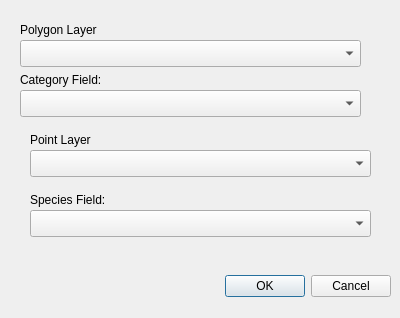
<?xml version="1.0" encoding="UTF-8"?>
<ui version="4.0">
 <class>DiversityCalcDialogBase</class>
 <widget class="QDialog" name="DiversityCalcDialogBase">
  <property name="geometry">
   <rect>
    <x>0</x>
    <y>0</y>
    <width>400</width>
    <height>318</height>
   </rect>
  </property>
  <property name="windowTitle">
   <string>Natural Parks Diversity Calculator</string>
  </property>
  <widget class="QDialogButtonBox" name="button_box">
   <property name="geometry">
    <rect>
     <x>50</x>
     <y>270</y>
     <width>341</width>
     <height>32</height>
    </rect>
   </property>
   <property name="orientation">
    <enum>Qt::Horizontal</enum>
   </property>
   <property name="standardButtons">
    <set>QDialogButtonBox::Cancel|QDialogButtonBox::Ok</set>
   </property>
  </widget>
  <widget class="QLabel" name="label">
   <property name="geometry">
    <rect>
     <x>20</x>
     <y>20</y>
     <width>91</width>
     <height>20</height>
    </rect>
   </property>
   <property name="text">
    <string>Polygon Layer</string>
   </property>
  </widget>
  <widget class="QgsMapLayerComboBox" name="mcbPoly">
   <property name="geometry">
    <rect>
     <x>20</x>
     <y>40</y>
     <width>341</width>
     <height>27</height>
    </rect>
   </property>
   <property name="showCrs">
    <bool>true</bool>
   </property>
  </widget>
  <widget class="QLabel" name="label_2">
   <property name="geometry">
    <rect>
     <x>20</x>
     <y>70</y>
     <width>91</width>
     <height>20</height>
    </rect>
   </property>
   <property name="text">
    <string>Category Field:</string>
   </property>
  </widget>
  <widget class="QgsFieldComboBox" name="fcbCategory">
   <property name="geometry">
    <rect>
     <x>20</x>
     <y>90</y>
     <width>341</width>
     <height>27</height>
    </rect>
   </property>
  </widget>
  <widget class="QgsMapLayerComboBox" name="mcbPoint">
   <property name="geometry">
    <rect>
     <x>30</x>
     <y>150</y>
     <width>341</width>
     <height>27</height>
    </rect>
   </property>
   <property name="showCrs">
    <bool>true</bool>
   </property>
  </widget>
  <widget class="QLabel" name="label_3">
   <property name="geometry">
    <rect>
     <x>30</x>
     <y>130</y>
     <width>91</width>
     <height>20</height>
    </rect>
   </property>
   <property name="text">
    <string>Point Layer</string>
   </property>
  </widget>
  <widget class="QgsFieldComboBox" name="fcbSpecies">
   <property name="geometry">
    <rect>
     <x>30</x>
     <y>210</y>
     <width>341</width>
     <height>27</height>
    </rect>
   </property>
  </widget>
  <widget class="QLabel" name="label_4">
   <property name="geometry">
    <rect>
     <x>30</x>
     <y>190</y>
     <width>91</width>
     <height>20</height>
    </rect>
   </property>
   <property name="text">
    <string>Species Field:</string>
   </property>
  </widget>
 </widget>
 <customwidgets>
  <customwidget>
   <class>QgsFieldComboBox</class>
   <extends>QComboBox</extends>
   <header>qgsfieldcombobox.h</header>
  </customwidget>
  <customwidget>
   <class>QgsMapLayerComboBox</class>
   <extends>QComboBox</extends>
   <header>qgsmaplayercombobox.h</header>
  </customwidget>
 </customwidgets>
 <resources/>
 <connections>
  <connection>
   <sender>button_box</sender>
   <signal>accepted()</signal>
   <receiver>DiversityCalcDialogBase</receiver>
   <slot>accept()</slot>
   <hints>
    <hint type="sourcelabel">
     <x>20</x>
     <y>20</y>
    </hint>
    <hint type="destinationlabel">
     <x>20</x>
     <y>20</y>
    </hint>
   </hints>
  </connection>
  <connection>
   <sender>button_box</sender>
   <signal>rejected()</signal>
   <receiver>DiversityCalcDialogBase</receiver>
   <slot>reject()</slot>
   <hints>
    <hint type="sourcelabel">
     <x>20</x>
     <y>20</y>
    </hint>
    <hint type="destinationlabel">
     <x>20</x>
     <y>20</y>
    </hint>
   </hints>
  </connection>
  <connection>
   <sender>mcbPoly</sender>
   <signal>layerChanged(QgsMapLayer*)</signal>
   <receiver>fcbCategory</receiver>
   <slot>setLayer(QgsMapLayer*)</slot>
   <hints>
    <hint type="sourcelabel">
     <x>190</x>
     <y>43</y>
    </hint>
    <hint type="destinationlabel">
     <x>190</x>
     <y>103</y>
    </hint>
   </hints>
  </connection>
  <connection>
   <sender>mcbPoint</sender>
   <signal>layerChanged(QgsMapLayer*)</signal>
   <receiver>fcbSpecies</receiver>
   <slot>setLayer(QgsMapLayer*)</slot>
   <hints>
    <hint type="sourcelabel">
     <x>200</x>
     <y>163</y>
    </hint>
    <hint type="destinationlabel">
     <x>200</x>
     <y>223</y>
    </hint>
   </hints>
  </connection>
 </connections>
</ui>
